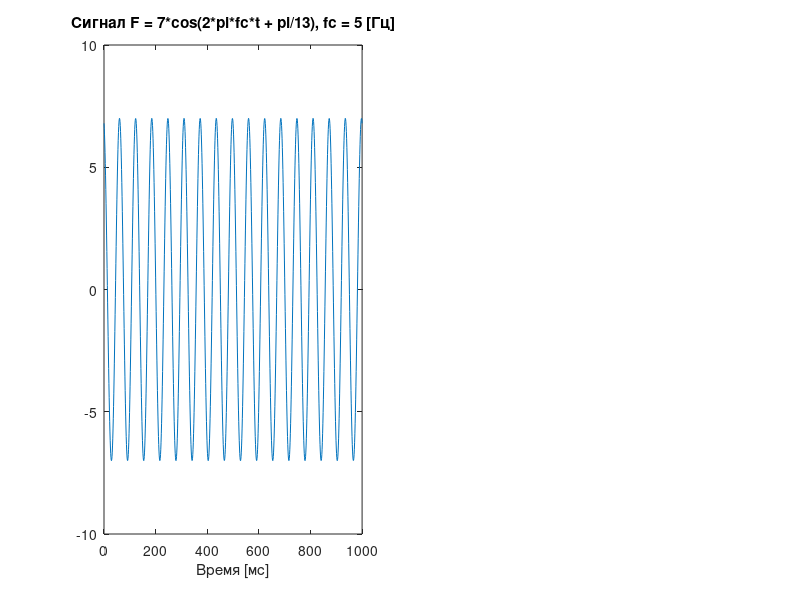

Write MATLAB code to recreate this figure. (Note: this script raises an error after producing the figure.)
warning('OFF', 'all');

%{
1) Необходимо сгенерировать и визуализровать (вывести на график)
непрерывный сигнал, в соответствии с вариантом (таблица 1). Номер варианта
– порядковый номер в журнале группы. (Вариант 10)
%}

t = 0:0.001:1;
fc = 16;
F = 7*cos(2*pi*fc*t + pi/13);
figure(1);
subplot(1, 2, 1);
plot(1000*t, F);
xlabel("Время [мс]")
title("Сигнал F = 7*cos(2*pi*fc*t + pi/13), fc = 5 [Гц]");

%{
2) Определить максимальную частоту в спектре данного сигнала.

~fmax = 15 [Гц]
%}

fs = 30;            % Частота дискретизации                
T = 1/fs;             % Период отсчёта
t = 0:T:1;
F = 7*cos(2*pi*fc*t + pi/13);
N = length(F);
f = linspace(0, fs/2, N/2+1);
%Y = fft(F);
Y = my_fft(F);
P = abs(Y(1:N/2+1));
subplot(1, 2, 2);
stem(f,P) 
title("Спектр сигнала")
xlabel("Частота [Гц]")

%{
3) Определить минимальную необходимую частоту дискретизации
полученного сигнала (теорема Котельникова).
%}

%fs = 30 [Гц]

%{
4) Оцифровать сигнал с полученной частотой дискретизации, выбрав
требуемое число отсчетов сигнала на длительности 1 секунда, сохранить
полученные значения в массив, пока не озадачиваясь разрядностью АЦП,
просто выбранные с частотой дискретизации значения с теми уровнями,
которые имеет функция в полученных точках.
%}

fs = 30;            % Частота дискретизации                   
T = 1/fs;             % Длительность отсчёта    
t = 0:T:1; % Временные отсчёты
F = 7*cos(2*pi*fc*t + pi/13);
F_quantized = round(F);
mem = length(F_quantized) * 32; % Переменная типа int занимает в памяти 32 бита
str = sprintf('Оцифрованный сигнал займёт в памяти %d бит(-а)', mem);
figure(2)
subplot(1, 2, 1)
stairs(1000*t, F_quantized);
title(str)
ylabel("Квантованные значения")
xlabel("Время [мс]")

%{
5) Выполнить прямое дискретное преобразование Фурье для массива
временных отсчетов сигнала и оценить ширину данного спектра. А также
объем памяти, требуемый для хранения данного массива (тип переменных в
массиве – на ваше усмотрение, float, int и пр.).
%}

N = length(F_quantized);
f = linspace(0, fs/2, N/2+1);
Y = my_fft(F_quantized);
P = abs(Y(1:N/2+1));
subplot(1, 2, 2);
stem(f,P) 
title("Спектр оцифрованного сигнала")
xlabel("Частота [Гц]")


%Оцифрованный сигнал займёт в памяти 992 бита

%{
6) Восстановите оригинальный аналоговый сигнал по массиву
имеющихся у вас отсчетов, соединив их непрерывной линией и оцените
визуальное сходство оригинального сигнала и восстановленного после
оцифровки.
%}

t = 0:0.001:1;
t2 = 0:T:1;
F = 7*cos(2*pi*fc*t + pi/13);
figure(3);
subplot(1, 2, 1);
plot(1000*t2, F_quantized);
title("Восстановленный сигнал по массиву отсчётов");
xlabel("Время [мс]")
subplot(1, 2, 2);
plot(1000*t, F);
title("Оригинальный аналоговый сигнал");
xlabel("Время [мс]")

%{
7) Увеличьте частоту дискретизации в 4 раза и проделайте задания из
п.4-6. 
%}

%{
4.1) Оцифровать сигнал с полученной частотой дискретизации, выбрав
требуемое число отсчетов сигнала на длительности 1 секунда, сохранить
полученные значения в массив, пока не озадачиваясь разрядностью АЦП,
просто выбранные с частотой дискретизации значения с теми уровнями,
которые имеет функция в полученных точках.
%}

fs = 120;            % Частота дискретизации                   
T = 1/fs;             % Длительность отсчёта    
t = 0:T:1; % Временные отсчёты
F = 7*cos(2*pi*fc*t + pi/13);
F_quantized = round(F);
mem = length(F_quantized) * 32; % Переменная типа int занимает в памяти 32 бита
str = sprintf('Оцифрованный сигнал займёт в памяти %d бит(-а)', mem);
figure(4)
subplot(1, 2, 1)
stairs(1000*t, F_quantized);
title(str)
ylabel("Квантованные значения")
xlabel("Время [мс]")

%{
5.1) Выполнить прямое дискретное преобразование Фурье для массива
временных отсчетов сигнала и оценить ширину данного спектра. А также
объем памяти, требуемый для хранения данного массива (тип переменных в
массиве – на ваше усмотрение, float, int и пр.).
%}

N = length(F_quantized);
f = linspace(0, fs/2, N/2+1);
Y = my_fft(F_quantized);
%Y = fft(F_quantized);
P = abs(Y(1:N/2+1));
subplot(1, 2, 2);
stem(f,P) 
title("Спектр оцифрованного сигнала")
xlabel("Частота [Гц]")

%{
6.1) Восстановите оригинальный аналоговый сигнал по массиву
имеющихся у вас отсчетов, соединив их непрерывной линией и оцените
визуальное сходство оригинального сигнала и восстановленного после
оцифровки.
%}

t = 0:0.001:1;
t2 = 0:T:1;
F = 7*cos(2*pi*fc*t + pi/13);
figure(5);
subplot(1, 2, 1);
plot(1000*t2, F_quantized);
title("Восстановленный сигнал по массиву отсчётов");
xlabel("Время [мс]")
subplot(1, 2, 2);
plot(1000*t, F);
title("Оригинальный аналоговый сигнал");
xlabel("Время [мс]")


%{
8) Запишите аудиофайл со своим голосом (например, в формате wav).
Проанализируйте визуально спектр голоса, используя, например, приложение
Audacity (вкладки Анализ -> График спектра). Определите максимальную
частоту в спектре данного сигнала и выберите требуемую для оцифровки
частоту дискретизации.
%}
[y, Fs] = audioread('Music.wav');

Y = fft(y);

% Вычисление частотного диапазона
N = length(Y);
f = (0:N-1)*(Fs/N);

% Нахождение максимальной амплитуды и соответствующей частоты
[amp, idx] = max(abs(Y));
f_max = f(idx);

fprintf('8)\n');
% Вывод результатов
fprintf('Максимальная частота: %f Гц\n', f_max);
fprintf('Частота дискретизации: %d Гц\n', Fs);

%{
9) Используя библиотеки работы со звуком Matlab (или Pyton)
проанализируйте имеющуюся у вас запись голоса. Считайте аудиофайл с
помощью функции Matlab (файл с голосом должен лежать в рабочей
директории Matlab): 
%}





%{
10) Определите частоту дискретизации, которая была использована
при записи голоса на цифровой носитель. Для этого возьмите количество
элементов в файле с записью и разделите на длительность записи в секундах.
Например, если у вас файл состоит из 441 000 элементов (отсчетов) и имеет
длительность 10 секунд, то частота дискретизации Fs будет равна 441 000/10 =
44 100 Гц. Сравните вычисленное значение с тем, что выводится в Matlab для
Fs.
%}
fprintf('10)\n');
fprintf('Fs по matlab = %d\n',Fs);
info = audioinfo('Music.wav');
audioLength = info.Duration;
%format longG
%disp(audioLength);
fprintf('Fs расчетами = %d\n',(numel(y)/audioLength/2));


%{
11) Проредите полученный массив y с помощью функции downsample
(иными словами – уменьшите частоту дискретизации) и воспроизведите
полученный сигнал с помощью matlab-функции play() или ее аналогами в
других языках программирования. Обратите внимание на качество звучания
при неверно взятой частоте дискретизации
%}

y1 = downsample(y,10);
zvuk = audioplayer(y1,Fs/10);
play(zvuk);
stop(zvuk);


%{
12) Выполните прямое дискретное преобразование Фурье для
оригинального звучания и для прореженного сигнала, выведите на график
амплитудный спектр сигнала, определите его ширину
%}
% Оригинальное звучание
y_original = y;
Fs_original = Fs;
Y_original = fft(y_original);
L_original = length(y_original);
P2_original = abs(Y_original/L_original);
P1_original = P2_original(1:L_original/2+1);
P1_original(2:end-1) = 2*P1_original(2:end-1);
f_original = Fs_original*(0:(L_original/2))/L_original;

% Прореженный сигнал
y_downsampled = y1;
Fs_downsampled = Fs/10;
Y_downsampled = fft(y_downsampled);
L_downsampled = length(y_downsampled);
P2_downsampled = abs(Y_downsampled/L_downsampled);
P1_downsampled = P2_downsampled(1:L_downsampled/2+1);
P1_downsampled(2:end-1) = 2*P1_downsampled(2:end-1);
f_downsampled = Fs_downsampled*(0:(L_downsampled/2))/L_downsampled;


figure(8);
% Вывод амплитудного спектра
subplot(2,1,1);
plot(f_original, P1_original);
title('Амплитудный спектр оригинального звучания');
xlabel('Частота (Гц)');
ylabel('Амплитуда');

subplot(2,1,2);
plot(f_downsampled, P1_downsampled);
title('Амплитудный спектр прореженного сигнала');
xlabel('Частота (Гц)');
ylabel('Амплитуда');
%{
13) Оцените влияние разрядности АЦП на спектр сигнала. Для этого
нужно написать функцию, которая бы округляла значения отсчетов сигнала,
заданного в вашем варианте, до какого-то числа, определяемого разрядностью
АЦП. Допустим если у АЦП всего 3 разряда, то диапазон возможных
дискретных значений амплитуд временных отсчетов сигнала – это 0..7 (то есть,
7=2^3 -1). Все значения больше 7 округляются до 7. Для результирующего
дискретного сигнала требуется выполнить прямое преобразование Фурье.
Сравнить полученный спектр со спектром исходной синусоиды, отсчеты
которой не подвергались квантованию по уровню. Вывести среднюю ошибку
квантования для случаев, когда разрядность АЦП равна 3/4/5/6. 
%}

% В квантованном сигнале значения не поднимаются выше +3 и ниже -1, поэтому
% решено использовать одноразрядный АЦП, поскольку разрядности выше не
% изменят значения массива

ADC_bits = 1;
max_value = 2^ADC_bits - 1;
min_value = max_value * (-1);
new_quantized_F = F_quantized;
for i = 1:length(new_quantized_F)
    if new_quantized_F(i) > max_value || new_quantized_F(i) < min_value
        if new_quantized_F(i) > 0
            new_quantized_F(i) = max_value;
        else
            new_quantized_F(i) = min_value;
        end
    end
end

N = length(new_quantized_F);
f = linspace(0, fs/2, N/2+1);
%Y = fft(new_quantized_F);
Y = my_fft(new_quantized_F);
P = abs(Y(1:N/2+1));
figure(6);
subplot(1, 2, 1);
stem(f,P) 
title("Спектр оцифрованного сигнала с АЦП разрядностью 1");
xlabel("Частота [Гц]")

t = 0:T:1;
F = 7*cos(2*pi*fc*t + pi/13);
N = length(F);
f = linspace(0, fs/2, N/2+1);
Y = my_fft(F);
%Y = fft(F);
P = abs(Y(1:N/2+1));
subplot(1, 2, 2);
stem(f,P) 
title("Спектр сигнала")
xlabel("Частота [Гц]")
